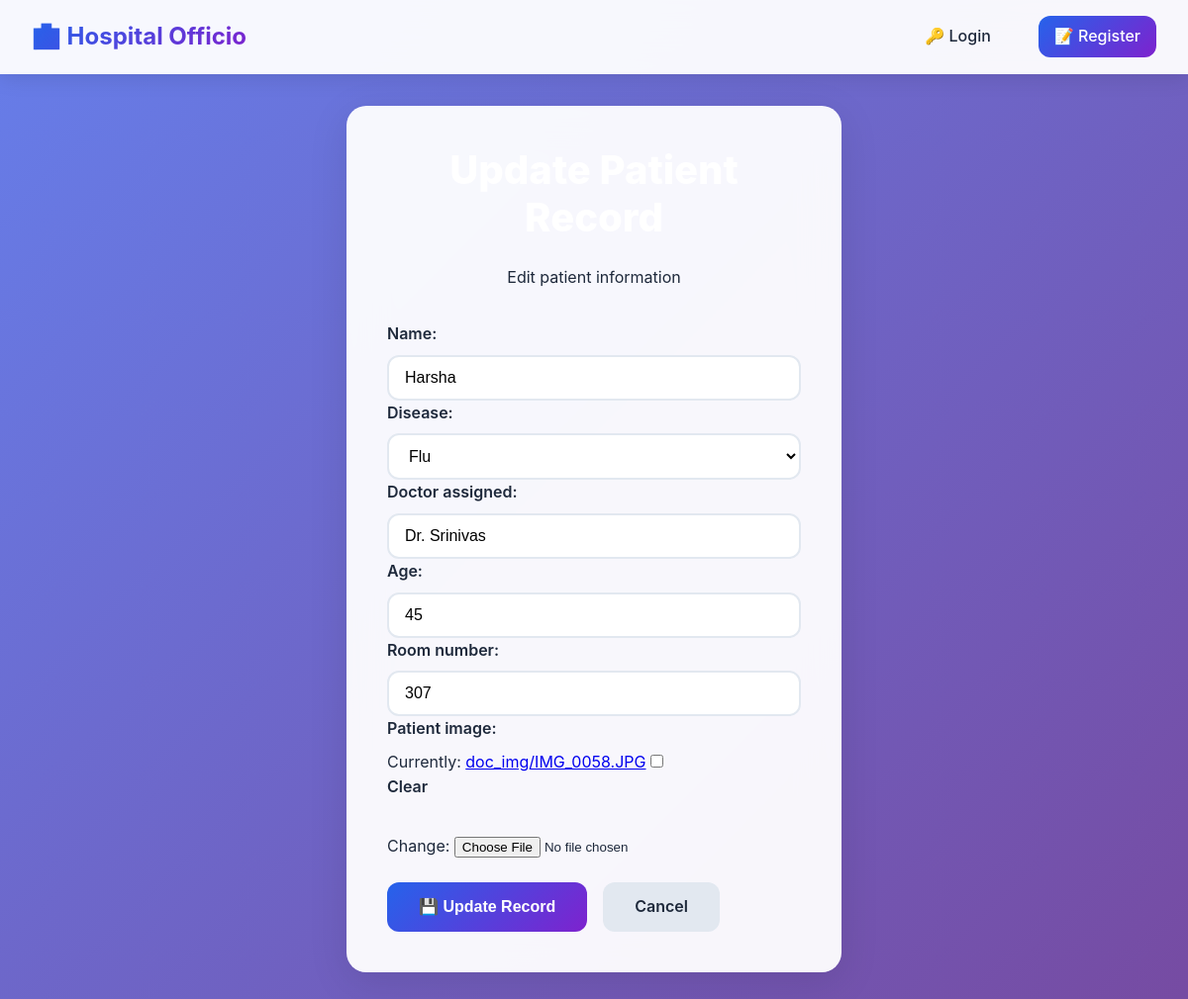
The app's page /base/update/3/ with its own data.
### base/models.py (models this page shows, shortened)
class Patient(models.Model):
    name = models.CharField(max_length=100)
    disease = models.ForeignKey(Disease, on_delete=models.CASCADE, related_name='patient')
    doctor_assigned = models.CharField(max_length=100)
    age = models.IntegerField()
    room_number = models.IntegerField()
    patient_image = models.ImageField(upload_to='doc_img/', null=True, blank=True)
    is_deleted = models.BooleanField(default=False)
    created_at = models.DateTimeField(auto_now_add=True)
    deleted_at = models.DateTimeField(null=True, blank=True)

class Disease(models.Model):
    name = models.CharField(max_length=30)
    symptoms = models.CharField(max_length=200)
    treatment = models.CharField(max_length=200)
    def __str__(self):
        return self.name

### base/views.py (the view)
# urls.py: path('update/<int:key>/',views.update,name='update'),
def update(request,key):
    data = get_object_or_404(Patient, id=key)
    if request.method =='POST':
        form = PatientForm(request.POST , request.FILES, instance=data)
        if form.is_valid():
            form.save()
            messages.success(request,'Patient data has been Modified')
            return redirect('display')
    else:
        form = PatientForm(instance=data)
    return render(request,'update.html',{'form':form})

### base/forms.py
class PatientForm(forms.ModelForm):
    class Meta:
        model = Patient
        fields = ['name', 'disease', 'doctor_assigned', 'age', 'room_number','patient_image']
        widgets = {
            'name': forms.TextInput(attrs={
                'class': 'form-control',
                'placeholder': 'Enter Patient name'
            }),
            'disease': forms.Select(attrs={'class': 'form-control'}),
            'doctor_assigned': forms.TextInput(attrs={
                'class': 'form-control',
                'placeholder': 'Enter Disease name'
            }),
            'age': forms.NumberInput(attrs={
                'class': 'form-control',
                'placeholder': 'Enter age'
            }),
            'room_number': forms.NumberInput(attrs={
                'class': 'form-control',
                'placeholder': 'Enter room number'
            }),
            'patient_image': forms.ClearableFileInput(attrs={'class': 'form-control-file'}),
        }

### base/templates/update.html (shortened to what this page needs)
{% extends 'main.html' %}
{% block content %}
<div class="content-wrapper fade-in">
    <div class="glass-container form-container slide-up">
        <div class="text-center mb-4">
            <h1 class="hero-title" style="font-size: 2.5rem;">Update Patient Record</h1>
            <p class="hero-subtitle" style="color: var(--dark);">Edit patient information</p>
        </div>
        <form method="POST" enctype="multipart/form-data" class="auth-form">
            <div class="form-group">
                {{ form.as_p }}
            </div>
            <div class="btn-group">
                <button type="submit" class="btn btn-primary">💾 Update Record</button>
                <a href="{% url 'display' %}" class="btn btn-secondary">Cancel</a>
            </div>
        </form>
    </div>
</div>
{% endblock %}

### static/style.css (style rules this page uses)
:root { --primary: #2563eb; --primary-dark: #1d4ed8; --primary-light: #3b82f6; --secondary: #7e22ce; --success: #10b981; --danger: #ef4444; --warning: #f59e0b; --info: #06b6d4; --light: #f8fafc; --dark: #1e293b; --gray: #64748b; --gray-light: #e2e8f0; --border-radius: 12px; --border-radius-lg: 20px; --box-shadow: 0 10px 40px rgba(0, 0, 0, 0.1); --box-shadow-lg: 0 20px 60px rgba(0, 0, 0, 0.15); --transition: all 0.3s cubic-bezier(0.4, 0, 0.2, 1); --gradient-primary: linear-gradient(135deg, var(--primary), var(--secondary)); --gradient-success: linear-gradient(135deg, var(--success), var(--info)); --gradient-danger: linear-gradient(135deg, var(--danger), var(--warning)); }
* { margin: 0; padding: 0; box-sizing: border-box; }
body { font-family: 'Inter', 'Segoe UI', system-ui, -apple-system, sans-serif; line-height: 1.6; color: var(--dark); background: linear-gradient(135deg, #667eea 0%, #764ba2 100%); min-height: 100vh; }
.content-wrapper { max-width: 1200px; margin: 0 auto; padding: 2rem; }
.glass-container { background: rgba(255, 255, 255, 0.95); backdrop-filter: blur(20px); border-radius: var(--border-radius-lg); box-shadow: var(--box-shadow); border: 1px solid rgba(255, 255, 255, 0.2); padding: 2.5rem; margin: 2rem auto; }
.hero-title { font-size: 3.5rem; font-weight: 800; color: white; margin-bottom: 1.5rem; line-height: 1.2; }
.btn { display: inline-flex; align-items: center; gap: 0.5rem; padding: 0.75rem 2rem; border: none; border-radius: var(--border-radius); font-weight: 600; text-decoration: none; cursor: pointer; transition: var(--transition); font-size: 1rem; position: relative; overflow: hidden; }
.btn::before { content: ''; position: absolute; top: 0; left: -100%; width: 100%; height: 100%; background: linear-gradient(90deg, transparent, rgba(255,255,255,0.3), transparent); transition: left 0.5s; }
.btn-primary { background: var(--gradient-primary); color: white; }
.btn-secondary { background: var(--gray-light); color: var(--dark); }
.form-container { max-width: 500px; margin: 0 auto; }
.auth-form { width: 100%; }
.form-group { margin-bottom: 1.5rem; }
.form-group label { display: block; margin-bottom: 0.5rem; font-weight: 600; color: var(--dark); }
.form-control { width: 100%; padding: 0.75rem 1rem; border: 2px solid var(--gray-light); border-radius: var(--border-radius); font-size: 1rem; transition: var(--transition); background: white; }
.btn-group { display: flex; gap: 1rem; flex-wrap: wrap; }
.text-center { text-align: center; }
.mb-4 { margin-bottom: 2rem; }
.fade-in { animation: fadeIn 0.6s ease-in; }
.slide-up { animation: slideUp 0.6s ease-out; }

### records on screen
Patient: name "Harsha", disease "Flu", doctor_assigned "Dr. Srinivas", age "45", room_number "307"
